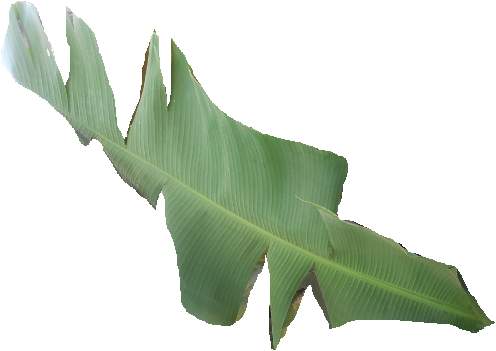
#> input picture healthy/100.PNG, 496 x 351 px; its folder holds only this picture in this run
$ python save_histogram.py   (older library calls are emulated)
#> lines starting #> are read from the running program, lines starting #| are printed output that depends on the picture; after the words box and inside, x2 and y2 are one past the last pixel; in counts of white or black regions, pixels touching at a corner belong together
### utils_shape_and_color.py
'''
Created on Sep 29, 2013

@author: godliver
'''
import cv2, shapefeatures
import numpy as np
bins = 50
def histogram(img_path, color_space="hsv", number_of_bins=50):
	#Load an image
#> called with img_path = './healthy/100.PNG', color_space = 'hsv', number_of_bins = 50
	hist_item = None
	img_bw = cv2.imread(img_path, cv2.CV_LOAD_IMAGE_GRAYSCALE)
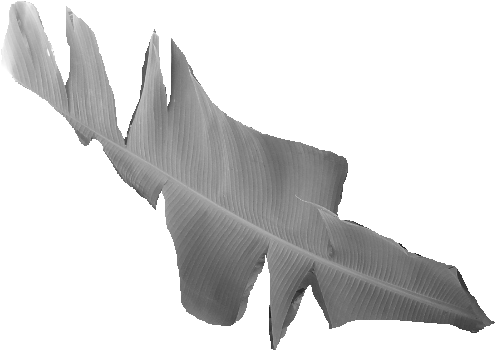
#> img_bw: shape (351, 496); min 21, max 255, mean 214.2
	# Calculate the mask
	ret, mask = cv2.threshold(img_bw, 254, 255, cv2.THRESH_BINARY_INV)
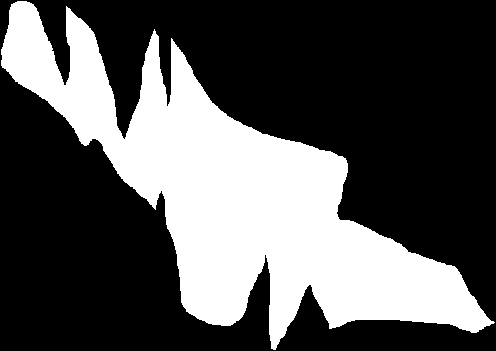
#> mask: shape (351, 496); 33.3% white; 1 white region, box (x1, y1, x2, y2) and area: (1, 1, 495, 350) 58013
	colors = []
	histograms = []  # Holds histograms
	# Process HSV Image
	if color_space == "hsv":
		img = cv2.imread(img_path)
#> img is the input picture: shape (351, 496, 3); mean B, G, R 204.4, 218.2, 208.4
		img = cv2.cvtColor(img, cv2.COLOR_BGR2HSV)
#> img: shape (351, 496, 3); mean H, S, V 17.5, 26, 218.3
		colors = [[0, 180], [0, 255], [0, 255]]
	else:
		# Process BGR Image
		if color_space == "bgr":
		    img = cv2.imread(img_path)
		    colors = [[0, 255], [0, 255], [0, 255]]
		# Process LBA Image
		elif color_space == "lba":
		    img = cv2.imread(img_path, cv2.COLOR_BGR2LAB)
		    colors = [[0, 100], [-127, 127], [-127, 127]]
		else:
		    print "Unkwon color space"


	#hist_item_1, hist_item_2 and hist_item_1 hold histograms color components e.g for h,s,v repectively
	hist_item_1 = cv2.calcHist([img], [0], mask, [number_of_bins], colors[0])
#> hist_item_1 = 50 values, max 14606 at index 15, min 0 at index 46, mean 1160.3
	hist_item_2 = cv2.calcHist([img], [1], mask, [number_of_bins], colors[1])
#> hist_item_2 = 50 values, max 5021 at index 15, min 0 at index 34, mean 1160.3
	#hist_item_3 = cv2.calcHist([img], [2], mask, [number_of_bins], colors[2])

	cv2.normalize(hist_item_1, hist_item_1, 0, 255, cv2.NORM_MINMAX)
	cv2.normalize(hist_item_2, hist_item_2, 0, 255, cv2.NORM_MINMAX)
	#cv2.normalize(hist_item_3, hist_item_3, 0, 255, cv2.NORM_MINMAX)

	#load in the shape features that were chosen as more important
	x = shapefeatures.extract_hist(img_bw, attributes=[12,9,2,10,11,1], filters=[])


	col1 = hist_item_1.flatten()
	col2 = hist_item_2.flatten()
	#col3 = hist_item_3.flatten()

	#this merges colour + shape together
	vec = np.hstack((col1,col2,x))
	return vec

def save_histogram(healthy, bbw, bbs, number_of_bins=50):
    type_file = []

    hist_vals_h = []
    hist_vals_b = []
    hist_vals_l = []

    for health in healthy:
        # Append 1 to mean healthy type of image
        type_file.append(1)
        # Append histograms for healthy images to a list for each color space
        hsv = histogram(health, "hsv", number_of_bins=number_of_bins)
        bgr = histogram(health, "bgr", number_of_bins=number_of_bins)
        lba = histogram(health, "lba", number_of_bins=number_of_bins)

        hist_vals_h.append(hsv)
        hist_vals_b.append(bgr)
        hist_vals_l.append(lba)


    for bbw in bbw:
        # Append 2 to mean diseased type of image
        type_file.append(2)
        # Append histograms for diseased images to a list for each color space
        hsv = histogram(bbw, "hsv", number_of_bins=number_of_bins)
        bgr = histogram(bbw, "bgr", number_of_bins=number_of_bins)
        lba = histogram(bbw, "lba", number_of_bins=number_of_bins)

        hist_vals_h.append(hsv)
        hist_vals_b.append(bgr)
        hist_vals_l.append(lba)


    for bbs in bbs:
        # Append 3 to mean diseased type of image
        type_file.append(3)
        # Append histograms for unkwon images to a list for each color space
        hsv = histogram(bbs, "hsv", number_of_bins=number_of_bins)
        bgr = histogram(bbs, "bgr", number_of_bins=number_of_bins)
        lba = histogram(bbs, "lba", number_of_bins=number_of_bins)

        hist_vals_h.append(hsv)
        hist_vals_b.append(bgr)
        hist_vals_l.append(lba)


    np.savetxt('vals.txt', type_file)

    with file('data_hs.txt', 'w') as outfile_h:
        np.savetxt(outfile_h, hist_vals_h) # write to text file
    with file('data_bg.txt', 'w') as outfile_b:
        np.savetxt(outfile_b, hist_vals_b)
    with file('data_lb.txt', 'w') as outfile_l:
        np.savetxt(outfile_l, hist_vals_l)


### shapefeatures.py
# -*- coding: utf-8 -*-
"""
Calculate morphological shape features from grayscale images.

Created on Fri Aug 30 15:20:49 2013

@author: John Quinn <jquinn@cit.ac.ug>
"""
import cv2
import ctypes
import numpy as np

# [70 lines left out: functions patchextract, patchextractbags, not called in this run]

def extract_hist(img, attributes=None, filters=None, centiles=[25,50,75]):
    nattributes = len(attributes)
    ncentiles = len(centiles)
    features = extract(img, attributes, filters)
    histfeatures = np.zeros((nattributes,ncentiles))
    for a in range(nattributes):
        bagsize = features.shape[0]
        if bagsize>1:
            histfeatures[a,:] = np.percentile(features[:,a],list(centiles))
        elif bagsize==1:
            histfeatures[a,:] = np.ones(len(centiles))*features[0,a]
    return histfeatures.ravel()

def extract(img, attributes=None, filters=[], centiles=[10,25,50,75,90]):
    '''
    Extract all the shape features for a given image.

    Attributes can be either None (default, calculate everything), or some
    list of the following integer values.

    0: Area
    1: Area of min. enclosing rectangle
    2: Square of diagonal of min. enclosing rectangle
    3: Cityblock perimeter
    4: Cityblock complexity (Perimeter/Area)
    5: Cityblock simplicity (Area/Perimeter)
    6: Cityblock compactness (Perimeter^2/(4*PI*Area))
    7: Large perimeter
    8: Large compactness (Perimeter^2/(4*PI*Area))
    9: Small perimeter
    10: Small compactness (Perimeter^2/(4*PI*Area))
    11: Moment of Inertia
    12: Elongation: (Moment of Inertia) / (area)^2
    13: Mean X position
    14: Mean Y position
    15: Jaggedness: Area*Perimeter^2/(8*PI^2*Inertia)
    16: Entropy
    17: Lambda-max (Max.child gray level - current gray level)
    18: Gray level
    '''

    assert(len(img.shape)==2)
    assert(img.dtype=='uint8')

    img_scaled_vals = img/2  # the feature extraction code assumes vals in range 0-127
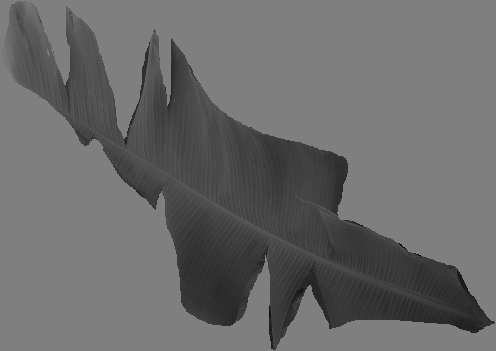
#> img_scaled_vals: shape (351, 496); min 10, max 127, mean 106.7

    features = np.zeros((1,len(attributes)))

    minmax = cv2.minMaxLoc(img_scaled_vals)
#> minmax = (10, 127, (420, 255), (0, 0))
    if minmax[1]-minmax[0]>5:
        if attributes == None:
            attributes = range(19)
        allfeatures = []
        for attr in attributes:
            f = _singleattribute(img_scaled_vals, attr)
            allfeatures.append(f)
#> after the loop, allfeatures = []
        features = np.vstack(allfeatures).transpose()

        validinstances = np.ones(features.shape[0])>0
        for filt in filters:
            att = filt[0]
            thresh = filt[2]
            if att in attributes:
                idx = attributes.index(att)
                if filt[1]=='<':
                    valid = features[:,idx] < thresh
                else:
                    valid = features[:,idx] >= thresh
            validinstances = np.logical_and(validinstances, valid)
        features = features[validinstances,:]

    return features

def _singleattribute(img, attribute):
#> (the run stopped early here; a loop or call above may not have finished)

$ run again, on healthy/118.PNG
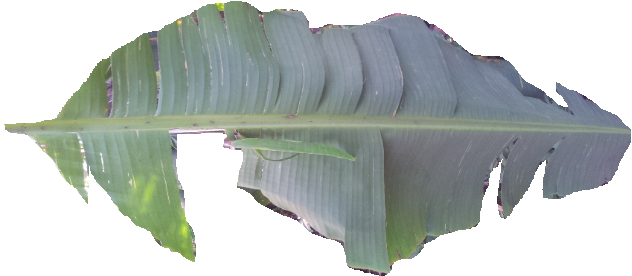
#> input picture healthy/118.PNG, 632 x 276 px
#> in histogram, `ret, mask = cv2.threshold(img_bw, 254, 255, cv2.THRESH_BINARY_INV)`:
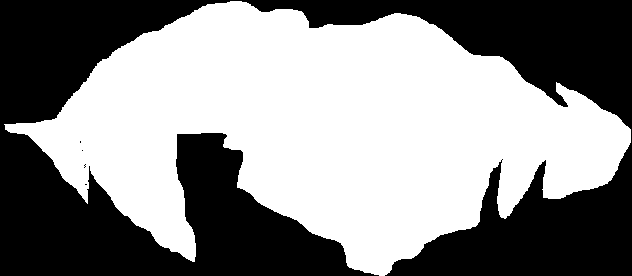
#> mask: shape (276, 632); 54.7% white; 5 black regions (4 under 20 px), largest, box (x1, y1, x2, y2) and area: (0, 0, 632, 276) 78955
#> in histogram, img is the input picture: shape (276, 632, 3); mean B, G, R 189.3, 192.6, 185.8
#> img: shape (276, 632, 3); mean H, S, V 45.3, 21.4, 195.5
#> hist_item_1 = 50 values, max 11079 at index 30, min 57 at index 4, mean 1909.4
#> hist_item_2 = 50 values, max 14749 at index 7, min 0 at index 43, mean 1909.4
#> in extract, `img_scaled_vals = img/2`:
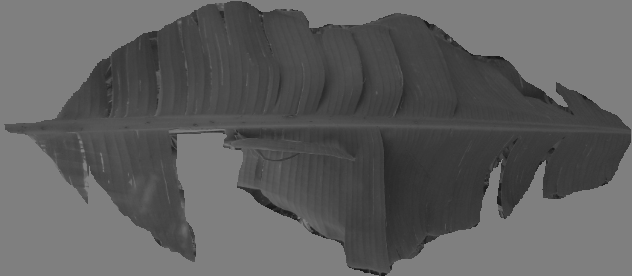
#> img_scaled_vals: shape (276, 632); min 23, max 127, mean 94.8
#> minmax = (23, 127, (488, 56), (0, 0))
#> after the loop in extract, `for attr in attributes:`: allfeatures = []

$ run again, on healthy/119.PNG
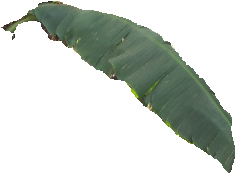
#> input picture healthy/119.PNG, 235 x 174 px
#> in histogram, `ret, mask = cv2.threshold(img_bw, 254, 255, cv2.THRESH_BINARY_INV)`:
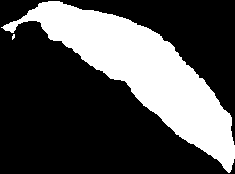
#> mask: shape (174, 235); 30.6% white; 2 white regions (1 under 20 px), largest, box (x1, y1, x2, y2) and area: (1, 1, 235, 173) 12511
#> in histogram, img is the input picture: shape (174, 235, 3); mean B, G, R 203.1, 209.5, 203.2
#> img: shape (174, 235, 3); mean H, S, V 18.7, 17.8, 209.6
#> hist_item_1 = 50 values, max 3802 at index 18, min 0 at index 23, mean 250.5
#> hist_item_2 = 50 values, max 3671 at index 10, min 1 at index 0, mean 250.5
#> in extract, `img_scaled_vals = img/2`:
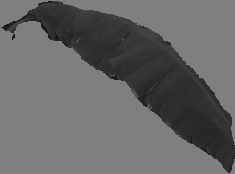
#> img_scaled_vals: shape (174, 235); min 17, max 127, mean 103.1
#> minmax = (17, 127, (48, 1), (0, 0))
#> after the loop in extract, `for attr in attributes:`: allfeatures = []

$ run again, on healthy/12.PNG
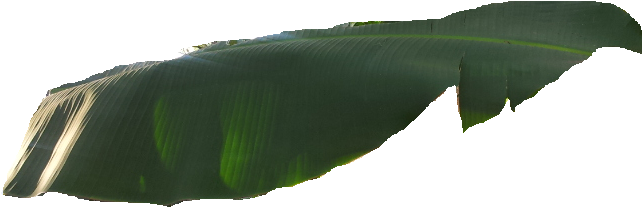
#> input picture healthy/12.PNG, 643 x 207 px
#> in histogram, `ret, mask = cv2.threshold(img_bw, 254, 255, cv2.THRESH_BINARY_INV)`:
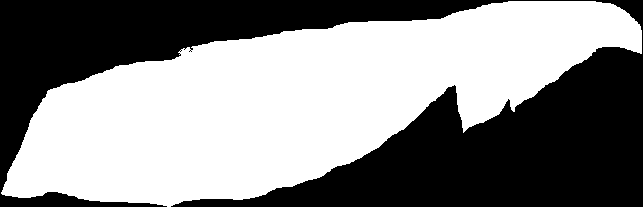
#> mask: shape (207, 643); 54.2% white; 1 black region, box (x1, y1, x2, y2) and area: (0, 0, 643, 207) 61007
#> in histogram, img is the input picture: shape (207, 643, 3); mean B, G, R 146.4, 158.2, 149.5
#> img: shape (207, 643, 3); mean H, S, V 29.8, 43.5, 158.5
#> hist_item_1 = 50 values, max 16255 at index 15, min 0 at index 32, mean 1441.9
#> hist_item_2 = 50 values, max 7668 at index 15, min 2 at index 49, mean 1441.8
#> in extract, `img_scaled_vals = img/2`:
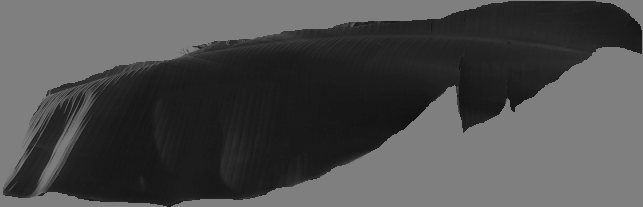
#> img_scaled_vals: shape (207, 643); min 17, max 127, mean 77.1
#> minmax = (17, 127, (459, 68), (0, 0))
#> after the loop in extract, `for attr in attributes:`: allfeatures = []

$ run again, on healthy/103.PNG
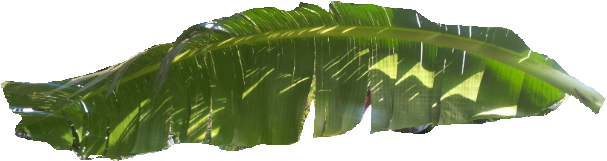
#> input picture healthy/103.PNG, 607 x 161 px
#> in histogram, `ret, mask = cv2.threshold(img_bw, 254, 255, cv2.THRESH_BINARY_INV)`:
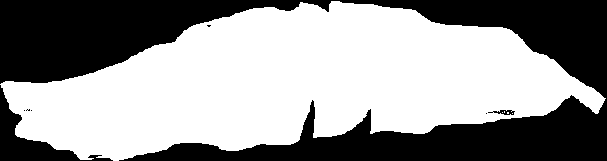
#> mask: shape (161, 607); 59.2% white; 8 black regions (5 under 20 px), largest, box (x1, y1, x2, y2) and area: (0, 0, 607, 161) 37678, (0, 85, 113, 161) 2093, (488, 110, 515, 115) 71
#> in histogram, img is the input picture: shape (161, 607, 3); mean B, G, R 133.5, 167.8, 156.1
#> img: shape (161, 607, 3); mean H, S, V 24.8, 85, 167.9
#> hist_item_1 = 50 values, max 33413 at index 11, min 1 at index 42, mean 1157.4
#> hist_item_2 = 50 values, max 2712 at index 30, min 70 at index 49, mean 1157.1
#> in extract, `img_scaled_vals = img/2`:
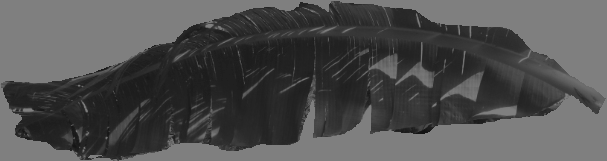
#> img_scaled_vals: shape (161, 607); min 17, max 127, mean 80.6
#> minmax = (17, 127, (424, 130), (0, 0))
#> after the loop in extract, `for attr in attributes:`: allfeatures = []
